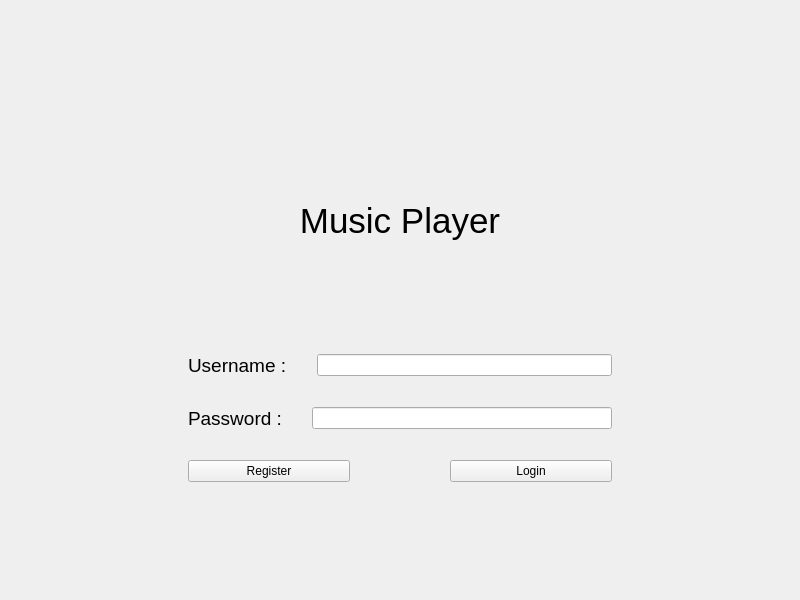
<?xml version="1.0" encoding="UTF-8"?>
<ui version="4.0">
 <class>MainWindow</class>
 <widget class="QMainWindow" name="MainWindow">
  <property name="geometry">
   <rect>
    <x>0</x>
    <y>0</y>
    <width>800</width>
    <height>600</height>
   </rect>
  </property>
  <property name="minimumSize">
   <size>
    <width>0</width>
    <height>0</height>
   </size>
  </property>
  <property name="windowTitle">
   <string>MainWindow</string>
  </property>
  <widget class="QWidget" name="centralwidget">
   <layout class="QVBoxLayout" name="verticalLayout">
    <item>
     <spacer name="verticalSpacer">
      <property name="orientation">
       <enum>Qt::Orientation::Vertical</enum>
      </property>
      <property name="sizeHint" stdset="0">
       <size>
        <width>20</width>
        <height>40</height>
       </size>
      </property>
     </spacer>
    </item>
    <item>
     <widget class="QWidget" name="container" native="true">
      <property name="minimumSize">
       <size>
        <width>500</width>
        <height>400</height>
       </size>
      </property>
      <layout class="QHBoxLayout" name="horizontalLayout">
       <item>
        <spacer name="horizontalSpacer">
         <property name="orientation">
          <enum>Qt::Orientation::Horizontal</enum>
         </property>
         <property name="sizeHint" stdset="0">
          <size>
           <width>40</width>
           <height>20</height>
          </size>
         </property>
        </spacer>
       </item>
       <item>
        <widget class="QWidget" name="contentBox" native="true">
         <property name="sizePolicy">
          <sizepolicy hsizetype="Preferred" vsizetype="Preferred">
           <horstretch>0</horstretch>
           <verstretch>0</verstretch>
          </sizepolicy>
         </property>
         <property name="minimumSize">
          <size>
           <width>400</width>
           <height>220</height>
          </size>
         </property>
         <layout class="QVBoxLayout" name="verticalLayout_2">
          <property name="spacing">
           <number>30</number>
          </property>
          <item>
           <widget class="QLabel" name="label">
            <property name="text">
             <string>&lt;html&gt;&lt;head/&gt;&lt;body&gt;&lt;p align=&quot;center&quot;&gt;&lt;span style=&quot; font-size:26pt;&quot;&gt;Music Player&lt;/span&gt;&lt;/p&gt;&lt;/body&gt;&lt;/html&gt;</string>
            </property>
           </widget>
          </item>
          <item>
           <layout class="QHBoxLayout" name="horizontalLayout_4">
            <item>
             <widget class="QLabel" name="label_2">
              <property name="text">
               <string>&lt;html&gt;&lt;head/&gt;&lt;body&gt;&lt;p&gt;&lt;span style=&quot; font-size:14pt;&quot;&gt;Username :&lt;/span&gt;&lt;/p&gt;&lt;/body&gt;&lt;/html&gt;</string>
              </property>
             </widget>
            </item>
            <item>
             <widget class="QLineEdit" name="lineEdit"/>
            </item>
           </layout>
          </item>
          <item>
           <layout class="QHBoxLayout" name="horizontalLayout_3">
            <item>
             <widget class="QLabel" name="label_3">
              <property name="text">
               <string>&lt;html&gt;&lt;head/&gt;&lt;body&gt;&lt;p&gt;&lt;span style=&quot; font-size:14pt;&quot;&gt;Password :&lt;/span&gt;&lt;/p&gt;&lt;/body&gt;&lt;/html&gt;</string>
              </property>
             </widget>
            </item>
            <item>
             <widget class="QLineEdit" name="lineEdit_2">
              <property name="minimumSize">
               <size>
                <width>300</width>
                <height>0</height>
               </size>
              </property>
             </widget>
            </item>
           </layout>
          </item>
          <item>
           <layout class="QHBoxLayout" name="horizontalLayout_2">
            <property name="spacing">
             <number>100</number>
            </property>
            <item>
             <widget class="QPushButton" name="pushButton">
              <property name="text">
               <string>Register</string>
              </property>
             </widget>
            </item>
            <item>
             <widget class="QPushButton" name="pushButton_2">
              <property name="text">
               <string>Login</string>
              </property>
             </widget>
            </item>
           </layout>
          </item>
         </layout>
        </widget>
       </item>
       <item>
        <spacer name="horizontalSpacer_2">
         <property name="orientation">
          <enum>Qt::Orientation::Horizontal</enum>
         </property>
         <property name="sizeHint" stdset="0">
          <size>
           <width>40</width>
           <height>20</height>
          </size>
         </property>
        </spacer>
       </item>
      </layout>
     </widget>
    </item>
    <item>
     <spacer name="verticalSpacer_2">
      <property name="orientation">
       <enum>Qt::Orientation::Vertical</enum>
      </property>
      <property name="sizeHint" stdset="0">
       <size>
        <width>20</width>
        <height>40</height>
       </size>
      </property>
     </spacer>
    </item>
   </layout>
   <zorder>widget</zorder>
   <zorder>title_label</zorder>
   <zorder>label_2</zorder>
   <zorder>label_3</zorder>
   <zorder>lineEdit</zorder>
   <zorder>lineEdit_2</zorder>
   <zorder>pushButton</zorder>
   <zorder>pushButton_2</zorder>
   <zorder>horizontalSpacer</zorder>
   <zorder>horizontalSpacer_2</zorder>
   <zorder>horizontalSpacer_3</zorder>
   <zorder>logiFrame</zorder>
   <zorder>horizontalSpacer_left
</zorder>
   <zorder>horizontalSpacer_right
</zorder>
   <zorder>verticalSpacer</zorder>
   <zorder>verticalSpacer_2</zorder>
   <zorder>container</zorder>
   <zorder>verticalSpacer</zorder>
   <zorder>verticalSpacer_2</zorder>
  </widget>
 </widget>
 <resources/>
 <connections/>
</ui>
